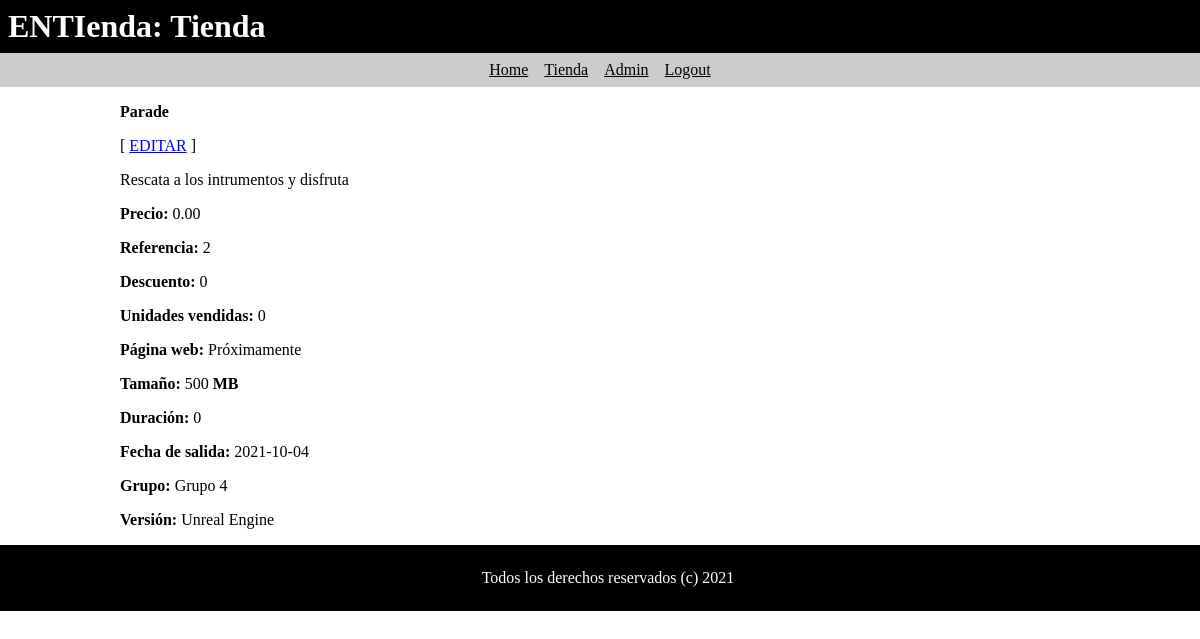
The page /shop.php?id_product=2 (signed in) on the database its author committed.
### tables this page shows
CREATE TABLE products (
	id_product INT UNSIGNED NOT NULL PRIMARY KEY AUTO_INCREMENT,
	product VARCHAR(128),
	description TEXT,
	price DECIMAL(6,2),
	reference VARCHAR(8),
	discount INT,
	units_sold INT UNSIGNED,
	website VARCHAR(255),
	size INT,
	duration INT,
	release_date DATE,
	id_group INT UNSIGNED,
	FOREIGN KEY (id_group) REFERENCES groups(id_group),
	id_engine_version INT UNSIGNED,
	FOREIGN KEY (id_engine_version) REFERENCES engines_versions(id_engine_version)
);

CREATE TABLE groups (
	id_group INT UNSIGNED NOT NULL PRIMARY KEY AUTO_INCREMENT,
	`group` VARCHAR(32) NOT NULL,
	course INT NOT NULL,
	jam_year YEAR NOT NULL,
	mark FLOAT NOT NULL
);

CREATE TABLE engines (
	id_engine INT UNSIGNED NOT NULL PRIMARY KEY AUTO_INCREMENT,
	engine VARCHAR(32) NOT NULL
);

### shop.php (the view, shortened to what this page needs)
<?php
require("config.php");
require("template.php");
$conn = mysqli_connect($db_server, $db_user, $db_pass, $db);
if(isset($_GET["id_product"])){
	$id_product = intval($_GET["id_product"]);
	$query = <<<EOD
	SELECT * FROM products WHERE id_product={$id_product};
EOD;
	}
else{
	$query = <<<EOD
	SELECT * FROM products;
EOD;
}
$res = $conn->query($query);
$content = "";
if ($res->num_rows > 1){
	while($prod = $res->fetch_assoc()){
		$content .= <<<EOD
	<section>
	<h2>{$prod["product"]}</h2>
	<p><a href="shop.php?id_product={$prod["id_product"]}">Ver</a></p>
	</section>
EOD;
	}
}
else if ($res->num_rows == 1){
$product = $res->fetch_assoc();
	$admin_link = "";
	$buy_link = "";
	if(isset($_SESSION["id_user"])){
		if($_SESSION["id_user"] == 1){
			$admin_link = <<<EOD
<p>[ <a href="admin.php?id_product={$product["id_product"]}">EDITAR</a> ] </p>
EOD;
		}
	}
$query = <<<EOD
SELECT * FROM groups WHERE id_group={$product["id_group"]};
EOD;
$res = $conn->query($query);
$group_id = $res->fetch_assoc();
$query = <<<EOD
SELECT * FROM engines WHERE id_engine={$product["id_engine_version"]};
EOD;
$res = $conn->query($query);
$engine_id = $res->fetch_assoc();
$content = <<<EOD
<p><strong>{$product["product"]}</strong></p>
{$admin_link}
{$buy_link}
<p> {$product["description"]}</p>
<p><strong>Precio:</strong> {$product["price"]}</p>
<p><strong>Referencia:</strong> {$product["reference"]}</p>
<p><strong>Descuento:</strong> {$product["discount"]}</p>
<p><strong>Unidades vendidas:</strong> {$product["units_sold"]}</p>
<p><strong>Página web:</strong> {$product["website"]}</p>
<p><strong>Tamaño:</strong> {$product["size"]} <strong> MB</strong></p>
<p><strong>Duración:</strong> {$product["duration"]}</p>
<p><strong>Fecha de salida:</strong> {$product["release_date"]}</p>
<p><strong>Grupo:</strong> {$group_id["group"]}</p>
<p><strong>Versión:</strong> {$engine_id["engine"]}</p>
EOD;
}
else{
 $content = "No hay productos con esa referencia";
}
?>

### estilo.css (style rules this page uses)
body { margin:0; padding:0; }

### rows shown on the page
products: product "Parade", description "Rescata a los intrumentos y disfruta", price "0.00", reference "2", discount "0", units_sold "0", website "Próximamente", size "500", duration "0", release_date "2021-10-04"
groups: group "Grupo 4"
engines: engine "Unreal Engine"

### other values the page prints
$title "ENTIenda: Tienda"
